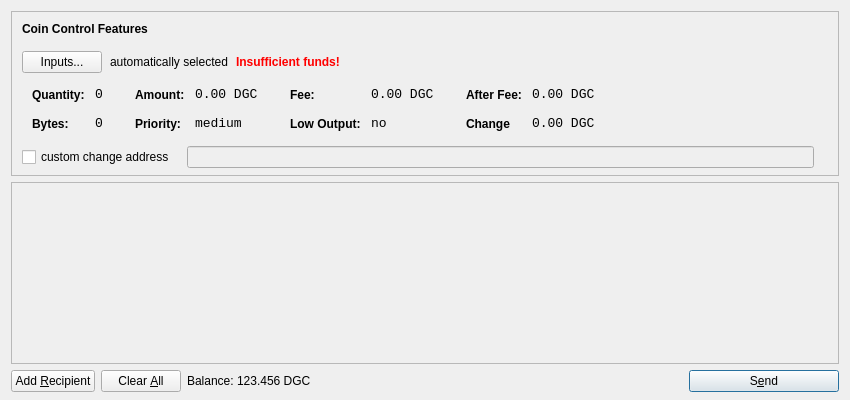
<?xml version="1.0" encoding="UTF-8"?>
<ui version="4.0">
 <class>SendCoinsDialog</class>
 <widget class="QDialog" name="SendCoinsDialog">
  <property name="geometry">
   <rect>
    <x>0</x>
    <y>0</y>
    <width>850</width>
    <height>400</height>
   </rect>
  </property>
  <property name="windowTitle">
   <string>Send Coins</string>
  </property>
  <layout class="QVBoxLayout" name="verticalLayout" stretch="0,1,0">
   <property name="bottomMargin">
    <number>8</number>
   </property>
   <item>
    <widget class="QFrame" name="frameCoinControl">
     <property name="sizePolicy">
      <sizepolicy hsizetype="Expanding" vsizetype="Expanding">
       <horstretch>0</horstretch>
       <verstretch>0</verstretch>
      </sizepolicy>
     </property>
     <property name="maximumSize">
      <size>
       <width>16777215</width>
       <height>16777215</height>
      </size>
     </property>
     <property name="frameShape">
      <enum>QFrame::StyledPanel</enum>
     </property>
     <property name="frameShadow">
      <enum>QFrame::Sunken</enum>
     </property>
     <layout class="QVBoxLayout" name="verticalLayoutCoinControl2">
      <property name="spacing">
       <number>6</number>
      </property>
      <property name="leftMargin">
       <number>0</number>
      </property>
      <property name="topMargin">
       <number>0</number>
      </property>
      <property name="rightMargin">
       <number>0</number>
      </property>
      <property name="bottomMargin">
       <number>6</number>
      </property>
      <item>
       <layout class="QVBoxLayout" name="verticalLayoutCoinControl" stretch="0,0,0,0,1">
        <property name="spacing">
         <number>0</number>
        </property>
        <property name="leftMargin">
         <number>10</number>
        </property>
        <property name="topMargin">
         <number>10</number>
        </property>
        <item>
         <layout class="QHBoxLayout" name="horizontalLayoutCoinControl1">
          <property name="bottomMargin">
           <number>15</number>
          </property>
          <item>
           <widget class="QLabel" name="labelCoinControlFeatures">
            <property name="sizePolicy">
             <sizepolicy hsizetype="Preferred" vsizetype="Maximum">
              <horstretch>0</horstretch>
              <verstretch>0</verstretch>
             </sizepolicy>
            </property>
            <property name="font">
             <font>
              <weight>75</weight>
              <bold>true</bold>
             </font>
            </property>
            <property name="styleSheet">
             <string notr="true">font-weight:bold;</string>
            </property>
            <property name="text">
             <string>Coin Control Features</string>
            </property>
           </widget>
          </item>
         </layout>
        </item>
        <item>
         <layout class="QHBoxLayout" name="horizontalLayoutCoinControl2" stretch="0,0,0,0">
          <property name="spacing">
           <number>8</number>
          </property>
          <property name="bottomMargin">
           <number>10</number>
          </property>
          <item>
           <widget class="QPushButton" name="pushButtonCoinControl">
            <property name="styleSheet">
             <string notr="true"/>
            </property>
            <property name="text">
             <string>Inputs...</string>
            </property>
           </widget>
          </item>
          <item>
           <widget class="QLabel" name="labelCoinControlAutomaticallySelected">
            <property name="text">
             <string>automatically selected</string>
            </property>
            <property name="margin">
             <number>5</number>
            </property>
           </widget>
          </item>
          <item>
           <widget class="QLabel" name="labelCoinControlInsuffFunds">
            <property name="font">
             <font>
              <weight>75</weight>
              <bold>true</bold>
             </font>
            </property>
            <property name="styleSheet">
             <string notr="true">color:red;font-weight:bold;</string>
            </property>
            <property name="text">
             <string>Insufficient funds!</string>
            </property>
            <property name="margin">
             <number>5</number>
            </property>
           </widget>
          </item>
          <item>
           <spacer name="horizontalSpacerCoinControl">
            <property name="orientation">
             <enum>Qt::Horizontal</enum>
            </property>
            <property name="sizeHint" stdset="0">
             <size>
              <width>40</width>
              <height>1</height>
             </size>
            </property>
           </spacer>
          </item>
         </layout>
        </item>
        <item>
         <widget class="QWidget" name="widgetCoinControl" native="true">
          <property name="sizePolicy">
           <sizepolicy hsizetype="Preferred" vsizetype="Preferred">
            <horstretch>0</horstretch>
            <verstretch>0</verstretch>
           </sizepolicy>
          </property>
          <property name="minimumSize">
           <size>
            <width>0</width>
            <height>0</height>
           </size>
          </property>
          <property name="styleSheet">
           <string notr="true"/>
          </property>
          <layout class="QHBoxLayout" name="horizontalLayoutCoinControl5">
           <property name="margin">
            <number>0</number>
           </property>
           <item>
            <layout class="QHBoxLayout" name="horizontalLayoutCoinControl3" stretch="0,0,0,1">
             <property name="spacing">
              <number>20</number>
             </property>
             <property name="topMargin">
              <number>0</number>
             </property>
             <property name="bottomMargin">
              <number>10</number>
             </property>
             <item>
              <layout class="QFormLayout" name="formLayoutCoinControl1">
               <property name="horizontalSpacing">
                <number>10</number>
               </property>
               <property name="verticalSpacing">
                <number>14</number>
               </property>
               <property name="leftMargin">
                <number>10</number>
               </property>
               <property name="topMargin">
                <number>4</number>
               </property>
               <property name="rightMargin">
                <number>6</number>
               </property>
               <item row="0" column="0">
                <widget class="QLabel" name="labelCoinControlQuantityText">
                 <property name="styleSheet">
                  <string notr="true">font-weight:bold;</string>
                 </property>
                 <property name="text">
                  <string>Quantity:</string>
                 </property>
                 <property name="margin">
                  <number>0</number>
                 </property>
                </widget>
               </item>
               <item row="0" column="1">
                <widget class="QLabel" name="labelCoinControlQuantity">
                 <property name="font">
                  <font>
                   <family>Monospace</family>
                   <pointsize>10</pointsize>
                  </font>
                 </property>
                 <property name="cursor">
                  <cursorShape>IBeamCursor</cursorShape>
                 </property>
                 <property name="contextMenuPolicy">
                  <enum>Qt::ActionsContextMenu</enum>
                 </property>
                 <property name="text">
                  <string>0</string>
                 </property>
                 <property name="margin">
                  <number>0</number>
                 </property>
                 <property name="textInteractionFlags">
                  <set>Qt::LinksAccessibleByMouse|Qt::TextSelectableByKeyboard|Qt::TextSelectableByMouse</set>
                 </property>
                </widget>
               </item>
               <item row="1" column="0">
                <widget class="QLabel" name="labelCoinControlBytesText">
                 <property name="styleSheet">
                  <string notr="true">font-weight:bold;</string>
                 </property>
                 <property name="text">
                  <string>Bytes:</string>
                 </property>
                </widget>
               </item>
               <item row="1" column="1">
                <widget class="QLabel" name="labelCoinControlBytes">
                 <property name="font">
                  <font>
                   <family>Monospace</family>
                   <pointsize>10</pointsize>
                  </font>
                 </property>
                 <property name="cursor">
                  <cursorShape>IBeamCursor</cursorShape>
                 </property>
                 <property name="contextMenuPolicy">
                  <enum>Qt::ActionsContextMenu</enum>
                 </property>
                 <property name="text">
                  <string>0</string>
                 </property>
                 <property name="textInteractionFlags">
                  <set>Qt::LinksAccessibleByMouse|Qt::TextSelectableByKeyboard|Qt::TextSelectableByMouse</set>
                 </property>
                </widget>
               </item>
              </layout>
             </item>
             <item>
              <layout class="QFormLayout" name="formLayoutCoinControl2">
               <property name="horizontalSpacing">
                <number>10</number>
               </property>
               <property name="verticalSpacing">
                <number>14</number>
               </property>
               <property name="leftMargin">
                <number>6</number>
               </property>
               <property name="topMargin">
                <number>4</number>
               </property>
               <property name="rightMargin">
                <number>6</number>
               </property>
               <item row="0" column="0">
                <widget class="QLabel" name="labelCoinControlAmountText">
                 <property name="styleSheet">
                  <string notr="true">font-weight:bold;</string>
                 </property>
                 <property name="text">
                  <string>Amount:</string>
                 </property>
                 <property name="margin">
                  <number>0</number>
                 </property>
                </widget>
               </item>
               <item row="0" column="1">
                <widget class="QLabel" name="labelCoinControlAmount">
                 <property name="font">
                  <font>
                   <family>Monospace</family>
                   <pointsize>10</pointsize>
                  </font>
                 </property>
                 <property name="cursor">
                  <cursorShape>IBeamCursor</cursorShape>
                 </property>
                 <property name="contextMenuPolicy">
                  <enum>Qt::ActionsContextMenu</enum>
                 </property>
                 <property name="text">
                  <string>0.00 DGC</string>
                 </property>
                 <property name="textInteractionFlags">
                  <set>Qt::LinksAccessibleByMouse|Qt::TextSelectableByKeyboard|Qt::TextSelectableByMouse</set>
                 </property>
                </widget>
               </item>
               <item row="1" column="0">
                <widget class="QLabel" name="labelCoinControlPriorityText">
                 <property name="styleSheet">
                  <string notr="true">font-weight:bold;</string>
                 </property>
                 <property name="text">
                  <string>Priority:</string>
                 </property>
                </widget>
               </item>
               <item row="1" column="1">
                <widget class="QLabel" name="labelCoinControlPriority">
                 <property name="font">
                  <font>
                   <family>Monospace</family>
                   <pointsize>10</pointsize>
                  </font>
                 </property>
                 <property name="cursor">
                  <cursorShape>IBeamCursor</cursorShape>
                 </property>
                 <property name="contextMenuPolicy">
                  <enum>Qt::ActionsContextMenu</enum>
                 </property>
                 <property name="text">
                  <string>medium</string>
                 </property>
                 <property name="textInteractionFlags">
                  <set>Qt::LinksAccessibleByMouse|Qt::TextSelectableByKeyboard|Qt::TextSelectableByMouse</set>
                 </property>
                </widget>
               </item>
              </layout>
             </item>
             <item>
              <layout class="QFormLayout" name="formLayoutCoinControl3">
               <property name="horizontalSpacing">
                <number>10</number>
               </property>
               <property name="verticalSpacing">
                <number>14</number>
               </property>
               <property name="leftMargin">
                <number>6</number>
               </property>
               <property name="topMargin">
                <number>4</number>
               </property>
               <property name="rightMargin">
                <number>6</number>
               </property>
               <item row="0" column="0">
                <widget class="QLabel" name="labelCoinControlFeeText">
                 <property name="styleSheet">
                  <string notr="true">font-weight:bold;</string>
                 </property>
                 <property name="text">
                  <string>Fee:</string>
                 </property>
                 <property name="margin">
                  <number>0</number>
                 </property>
                </widget>
               </item>
               <item row="0" column="1">
                <widget class="QLabel" name="labelCoinControlFee">
                 <property name="font">
                  <font>
                   <family>Monospace</family>
                   <pointsize>10</pointsize>
                  </font>
                 </property>
                 <property name="cursor">
                  <cursorShape>IBeamCursor</cursorShape>
                 </property>
                 <property name="contextMenuPolicy">
                  <enum>Qt::ActionsContextMenu</enum>
                 </property>
                 <property name="text">
                  <string>0.00 DGC</string>
                 </property>
                 <property name="textInteractionFlags">
                  <set>Qt::LinksAccessibleByMouse|Qt::TextSelectableByKeyboard|Qt::TextSelectableByMouse</set>
                 </property>
                </widget>
               </item>
               <item row="1" column="0">
                <widget class="QLabel" name="labelCoinControlLowOutputText">
                 <property name="styleSheet">
                  <string notr="true">font-weight:bold;</string>
                 </property>
                 <property name="text">
                  <string>Low Output:</string>
                 </property>
                </widget>
               </item>
               <item row="1" column="1">
                <widget class="QLabel" name="labelCoinControlLowOutput">
                 <property name="font">
                  <font>
                   <family>Monospace</family>
                   <pointsize>10</pointsize>
                  </font>
                 </property>
                 <property name="cursor">
                  <cursorShape>IBeamCursor</cursorShape>
                 </property>
                 <property name="contextMenuPolicy">
                  <enum>Qt::ActionsContextMenu</enum>
                 </property>
                 <property name="text">
                  <string>no</string>
                 </property>
                 <property name="textInteractionFlags">
                  <set>Qt::LinksAccessibleByMouse|Qt::TextSelectableByKeyboard|Qt::TextSelectableByMouse</set>
                 </property>
                </widget>
               </item>
              </layout>
             </item>
             <item>
              <layout class="QFormLayout" name="formLayoutCoinControl4">
               <property name="horizontalSpacing">
                <number>10</number>
               </property>
               <property name="verticalSpacing">
                <number>14</number>
               </property>
               <property name="leftMargin">
                <number>6</number>
               </property>
               <property name="topMargin">
                <number>4</number>
               </property>
               <property name="rightMargin">
                <number>6</number>
               </property>
               <item row="0" column="0">
                <widget class="QLabel" name="labelCoinControlAfterFeeText">
                 <property name="styleSheet">
                  <string notr="true">font-weight:bold;</string>
                 </property>
                 <property name="text">
                  <string>After Fee:</string>
                 </property>
                 <property name="margin">
                  <number>0</number>
                 </property>
                </widget>
               </item>
               <item row="0" column="1">
                <widget class="QLabel" name="labelCoinControlAfterFee">
                 <property name="font">
                  <font>
                   <family>Monospace</family>
                   <pointsize>10</pointsize>
                  </font>
                 </property>
                 <property name="cursor">
                  <cursorShape>IBeamCursor</cursorShape>
                 </property>
                 <property name="contextMenuPolicy">
                  <enum>Qt::ActionsContextMenu</enum>
                 </property>
                 <property name="text">
                  <string>0.00 DGC</string>
                 </property>
                 <property name="textInteractionFlags">
                  <set>Qt::LinksAccessibleByMouse|Qt::TextSelectableByKeyboard|Qt::TextSelectableByMouse</set>
                 </property>
                </widget>
               </item>
               <item row="1" column="0">
                <widget class="QLabel" name="labelCoinControlChangeText">
                 <property name="styleSheet">
                  <string notr="true">font-weight:bold;</string>
                 </property>
                 <property name="text">
                  <string>Change</string>
                 </property>
                </widget>
               </item>
               <item row="1" column="1">
                <widget class="QLabel" name="labelCoinControlChange">
                 <property name="font">
                  <font>
                   <family>Monospace</family>
                   <pointsize>10</pointsize>
                  </font>
                 </property>
                 <property name="cursor">
                  <cursorShape>IBeamCursor</cursorShape>
                 </property>
                 <property name="contextMenuPolicy">
                  <enum>Qt::ActionsContextMenu</enum>
                 </property>
                 <property name="text">
                  <string>0.00 DGC</string>
                 </property>
                 <property name="textInteractionFlags">
                  <set>Qt::LinksAccessibleByMouse|Qt::TextSelectableByKeyboard|Qt::TextSelectableByMouse</set>
                 </property>
                </widget>
               </item>
              </layout>
             </item>
            </layout>
           </item>
          </layout>
         </widget>
        </item>
        <item>
         <layout class="QHBoxLayout" name="horizontalLayoutCoinControl4" stretch="0,0,0">
          <property name="spacing">
           <number>12</number>
          </property>
          <property name="sizeConstraint">
           <enum>QLayout::SetDefaultConstraint</enum>
          </property>
          <property name="topMargin">
           <number>5</number>
          </property>
          <property name="rightMargin">
           <number>5</number>
          </property>
          <item>
           <widget class="QCheckBox" name="checkBoxCoinControlChange">
            <property name="text">
             <string>custom change address</string>
            </property>
           </widget>
          </item>
          <item>
           <widget class="QLineEdit" name="lineEditCoinControlChange">
            <property name="enabled">
             <bool>false</bool>
            </property>
            <property name="sizePolicy">
             <sizepolicy hsizetype="Expanding" vsizetype="Fixed">
              <horstretch>0</horstretch>
              <verstretch>0</verstretch>
             </sizepolicy>
            </property>
           </widget>
          </item>
          <item>
           <widget class="QLabel" name="labelCoinControlChangeLabel">
            <property name="sizePolicy">
             <sizepolicy hsizetype="Preferred" vsizetype="Expanding">
              <horstretch>0</horstretch>
              <verstretch>0</verstretch>
             </sizepolicy>
            </property>
            <property name="minimumSize">
             <size>
              <width>0</width>
              <height>0</height>
             </size>
            </property>
            <property name="text">
             <string/>
            </property>
            <property name="margin">
             <number>3</number>
            </property>
           </widget>
          </item>
         </layout>
        </item>
        <item>
         <spacer name="verticalSpacerCoinControl">
          <property name="orientation">
           <enum>Qt::Vertical</enum>
          </property>
          <property name="sizeHint" stdset="0">
           <size>
            <width>800</width>
            <height>1</height>
           </size>
          </property>
         </spacer>
        </item>
       </layout>
      </item>
     </layout>
    </widget>
   </item>
   <item>
    <widget class="QScrollArea" name="scrollArea">
     <property name="widgetResizable">
      <bool>true</bool>
     </property>
     <widget class="QWidget" name="scrollAreaWidgetContents">
      <property name="geometry">
       <rect>
        <x>0</x>
        <y>0</y>
        <width>830</width>
        <height>162</height>
       </rect>
      </property>
      <layout class="QVBoxLayout" name="verticalLayout_2">
       <property name="margin">
        <number>0</number>
       </property>
       <item>
        <layout class="QVBoxLayout" name="entries">
         <property name="spacing">
          <number>6</number>
         </property>
        </layout>
       </item>
       <item>
        <spacer name="verticalSpacer">
         <property name="orientation">
          <enum>Qt::Vertical</enum>
         </property>
         <property name="sizeHint" stdset="0">
          <size>
           <width>20</width>
           <height>40</height>
          </size>
         </property>
        </spacer>
       </item>
      </layout>
     </widget>
    </widget>
   </item>
   <item>
    <layout class="QHBoxLayout" name="horizontalLayout">
     <item>
      <widget class="QPushButton" name="addButton">
       <property name="toolTip">
        <string>Send to multiple recipients at once</string>
       </property>
       <property name="text">
        <string>Add &amp;Recipient</string>
       </property>
       <property name="icon">
        <iconset resource="../bitcoin.qrc">
         <normaloff>:/icons/add</normaloff>:/icons/add</iconset>
       </property>
       <property name="autoDefault">
        <bool>false</bool>
       </property>
      </widget>
     </item>
     <item>
      <widget class="QPushButton" name="clearButton">
       <property name="sizePolicy">
        <sizepolicy hsizetype="Minimum" vsizetype="Fixed">
         <horstretch>0</horstretch>
         <verstretch>0</verstretch>
        </sizepolicy>
       </property>
       <property name="toolTip">
        <string>Remove all transaction fields</string>
       </property>
       <property name="text">
        <string>Clear &amp;All</string>
       </property>
       <property name="icon">
        <iconset resource="../bitcoin.qrc">
         <normaloff>:/icons/remove</normaloff>:/icons/remove</iconset>
       </property>
       <property name="autoRepeatDelay">
        <number>300</number>
       </property>
       <property name="autoDefault">
        <bool>false</bool>
       </property>
      </widget>
     </item>
     <item>
      <layout class="QHBoxLayout" name="horizontalLayout_2">
       <property name="spacing">
        <number>3</number>
       </property>
       <item>
        <widget class="QLabel" name="label">
         <property name="sizePolicy">
          <sizepolicy hsizetype="Preferred" vsizetype="Fixed">
           <horstretch>0</horstretch>
           <verstretch>0</verstretch>
          </sizepolicy>
         </property>
         <property name="text">
          <string>Balance:</string>
         </property>
        </widget>
       </item>
       <item>
        <widget class="QLabel" name="labelBalance">
         <property name="sizePolicy">
          <sizepolicy hsizetype="Preferred" vsizetype="Fixed">
           <horstretch>0</horstretch>
           <verstretch>0</verstretch>
          </sizepolicy>
         </property>
         <property name="cursor">
          <cursorShape>IBeamCursor</cursorShape>
         </property>
         <property name="text">
          <string>123.456 DGC</string>
         </property>
         <property name="textInteractionFlags">
          <set>Qt::LinksAccessibleByMouse|Qt::TextSelectableByKeyboard|Qt::TextSelectableByMouse</set>
         </property>
        </widget>
       </item>
      </layout>
     </item>
     <item>
      <spacer name="horizontalSpacer">
       <property name="orientation">
        <enum>Qt::Horizontal</enum>
       </property>
       <property name="sizeHint" stdset="0">
        <size>
         <width>40</width>
         <height>20</height>
        </size>
       </property>
      </spacer>
     </item>
     <item>
      <widget class="QPushButton" name="sendButton">
       <property name="minimumSize">
        <size>
         <width>150</width>
         <height>0</height>
        </size>
       </property>
       <property name="toolTip">
        <string>Confirm the send action</string>
       </property>
       <property name="text">
        <string>S&amp;end</string>
       </property>
       <property name="icon">
        <iconset resource="../bitcoin.qrc">
         <normaloff>:/icons/send</normaloff>:/icons/send</iconset>
       </property>
       <property name="default">
        <bool>true</bool>
       </property>
      </widget>
     </item>
    </layout>
   </item>
  </layout>
 </widget>
 <resources>
  <include location="../bitcoin.qrc"/>
 </resources>
 <connections/>
</ui>
